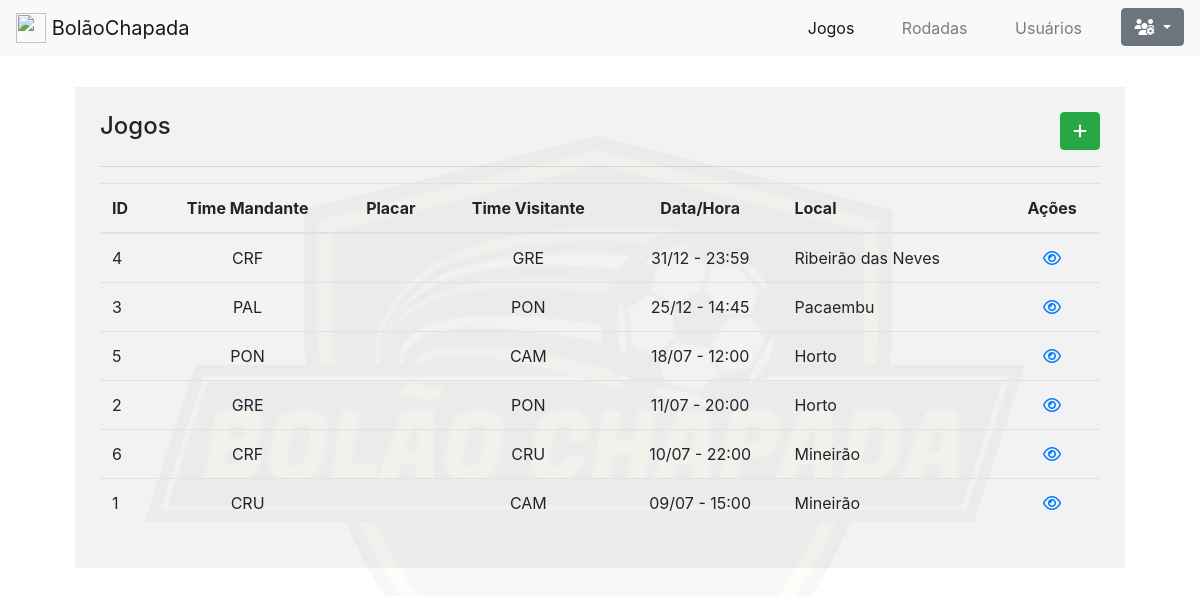
/web/dashboard/jogos/index.php, run on the app's committed database.
### tables this page shows
CREATE TABLE `jogos` (
  `id` int(11) NOT NULL,
  `timeA` varchar(5) DEFAULT NULL,
  `nomeTimeA` varchar(200) DEFAULT NULL,
  `placarA` varchar(5) DEFAULT NULL,
  `timeB` varchar(5) DEFAULT NULL,
  `nomeTimeB` varchar(200) DEFAULT NULL,
  `placarB` varchar(5) DEFAULT NULL,
  `local` varchar(250) DEFAULT NULL,
  `data` date DEFAULT NULL,
  `hora` time DEFAULT NULL,
  `alterado` tinyint(1) DEFAULT NULL
);

### web/dashboard/jogos/index.php (the view)
<?php require('../_header.php'); ?>
<link rel="stylesheet" type="text/css" href="../css/dashboard.css">
<?php require('../_navegar.php'); ?>
<div class="container-fluid" style="width: 90% !important;">
<br>
<br>
<br>
	<div class="row">
		<div class="col colunaCustom">
			<div class="header_coluna">
				<h4>Jogos</h4>
				<a href="novo.php" class="btn btn-success"><i class="fas fa-plus"></i></a>
			</div>
			<hr>
			<div class="table-responsive">
				<table class="table table-hover">
					<thead>
						<tr>
							<th scope="col">ID</th>
							<th scope="col"><center>Time Mandante</center></th>
							<th scope="col" colspan="2"><center>Placar</center></th>
							<th scope="col"><center>Time Visitante</center></th>
							<th><center>Data/Hora</center></th>
							<th>Local</th>
							<th scope="col"><center>Ações</center></th>
						</tr>
					</thead>
					<tbody>
					<?php
						$sql = "SELECT * FROM jogos ORDER BY data DESC;";
						$qry = mysqli_query($conecta, $sql);
						while ($linha = mysqli_fetch_array($qry)) {
						$data = date( 'd/m', strtotime($linha["data"]));
						$hora = date( 'H:i', strtotime($linha["hora"]));
					?>
						<tr>
							<td><?php echo $linha["id"] ?></td>
							<td><center><?php echo $linha["timeA"] ?></center></td>
							<td><center><?php echo $linha["placarA"] ?></center></td>
							<td><center><?php echo $linha["placarB"] ?></center></td>
							<td><center><?php echo $linha["timeB"] ?></center></td>
							<td><center><?php echo $data. " - " .$hora ?></center></td>
							<td><?php echo $linha["local"] ?></td>
							<td><center><a href="ver.php?id=<?php echo $linha["id"]?>"><i class="far fa-eye"></i></a></center></td>
						</tr>
					<?php
						}
					?>
					</tbody>
				</table>
			</div>
		</div>
	</div>
</div>
<?php require('../_footer.php') ?>

### web/dashboard/css/dashboard.css (style rules this page uses)
.colunaCustom { background: rgba(0, 0, 0, 0.05); margin: 15px; padding: 25px; }
.header_coluna { display: flex; justify-content: space-between; }

### data on the page
jogos: id "4", timeA "CRF", timeB "GRE", data "31/12", hora "23:59", local "Ribeirão das Neves"
jogos: id "3", timeA "PAL", timeB "PON", data "25/12", hora "14:45", local "Pacaembu"
jogos: id "5", timeA "PON", timeB "CAM", data "18/07", hora "12:00", local "Horto"
jogos: id "2", timeA "GRE", timeB "PON", data "11/07", hora "20:00", local "Horto"
jogos: id "6", timeA "CRF", timeB "CRU", data "10/07", hora "22:00", local "Mineirão"
jogos: id "1", timeA "CRU", timeB "CAM", data "09/07", hora "15:00", local "Mineirão"
